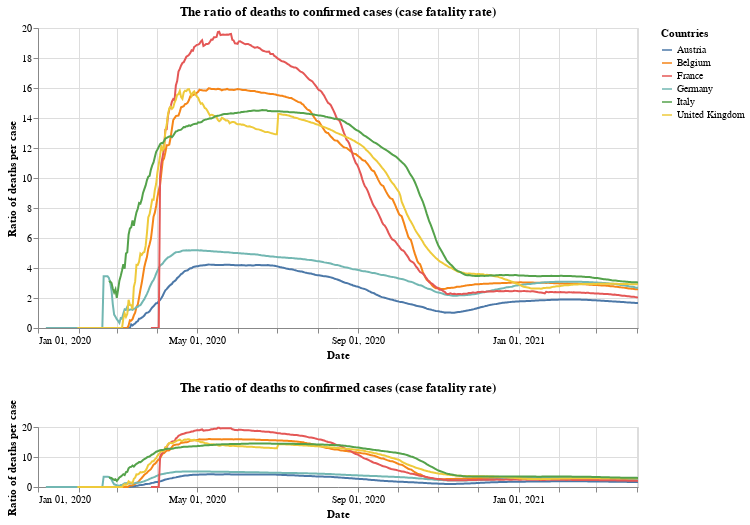

Write notebook code for a chart like this one.
### Markdown cell above
## Case fatality rate

### Code cell
#collapse
base = alt.Chart(x_small).mark_line().encode(
    x=alt.X("yearmonthdate(date):T", axis=alt.Axis(title='Date')),
    y=alt.Y("ratio:Q", axis=alt.Axis(title='Ratio of deaths per case')),
    tooltip='id',
    color=alt.Color('id', legend=alt.Legend(title="Countries")),
opacity=alt.condition(leg_selection, alt.value(1), alt.value(0.2))
).add_selection(leg_selection).properties(title='The ratio of deaths to confirmed cases (case fatality rate)', width=600)

upper = base.encode(
    alt.X('yearmonthdate(date):T',axis=alt.Axis(title='Date'),
          scale=alt.Scale(domain=brush))
)

lower = base.properties(
    height=60
).add_selection(brush)

upper & lower

### Figure 1 — Vega-Lite specification as saved in the notebook (floating-point values rounded to 4 significant figures; data arrays with more than 128 entries replaced by an {"elided": "..."} marker saying what was removed)
{"config": {"view": {"continuousWidth": 400, "continuousHeight": 300}}, "vconcat": [{"mark": "line", "encoding": {"color": {"type": "nominal", "field": "id", "legend": {"title": "Countries"}}, "opacity": {"condition": {"value": 1, "selection": "selector001"}, "value": 0.2}, "tooltip": {"type": "nominal", "field": "id"}, "x": {"type": "temporal", "axis": {"title": "Date"}, "field": "date", "scale": {"domain": {"selection": "selector004"}}, "timeUnit": "yearmonthdate"}, "y": {"type": "quantitative", "axis": {"title": "Ratio of deaths per case"}, "field": "ratio"}}, "selection": {"selector001": {"type": "multi", "fields": ["id"], "bind": "legend"}}, "title": "The ratio of deaths to confirmed cases (case fatality rate)", "width": 600}, {"mark": "line", "encoding": {"color": {"type": "nominal", "field": "id", "legend": {"title": "Countries"}}, "opacity": {"condition": {"value": 1, "selection": "selector001"}, "value": 0.2}, "tooltip": {"type": "nominal", "field": "id"}, "x": {"type": "temporal", "axis": {"title": "Date"}, "field": "date", "timeUnit": "yearmonthdate"}, "y": {"type": "quantitative", "axis": {"title": "Ratio of deaths per case"}, "field": "ratio"}}, "height": 60, "selection": {"selector001": {"type": "multi", "fields": ["id"], "bind": "legend"}, "selector004": {"type": "interval", "encodings": ["x"]}}, "title": "The ratio of deaths to confirmed cases (case fatality rate)", "width": 600}], "data": {"name": "data-763787f9ab4478f91dcff088de7c3f41"}, "$schema": "https://vega.github.io/schema/vega-lite/v4.8.1.json", "datasets": {"data-763787f9ab4478f91dcff088de7c3f41": {"elided": "2748 records"}}}
